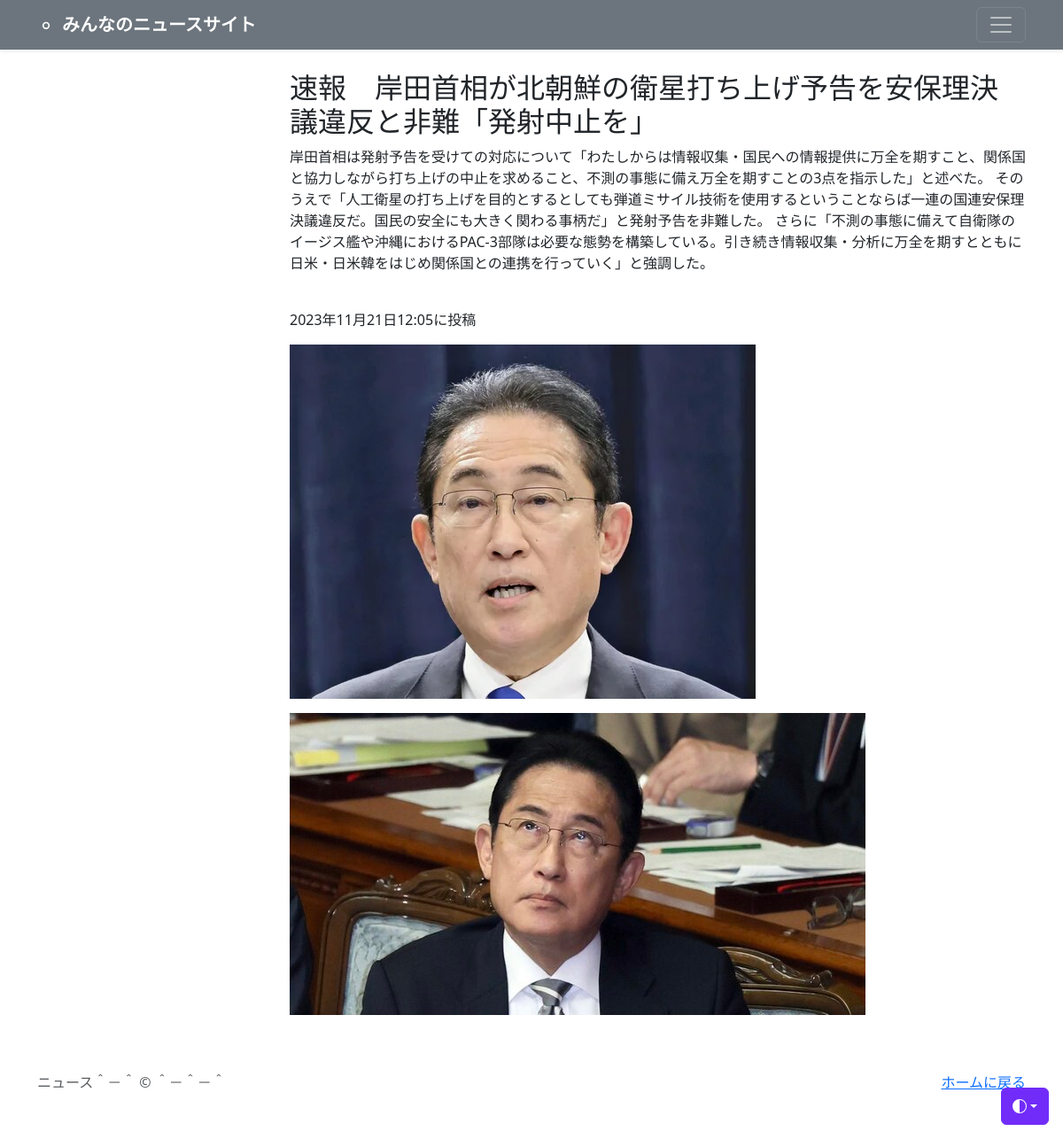
The app's page /news-detail/1 (signed in) with its own data.
### news_site/models.py (models this page shows, shortened)
class NewsPost(models.Model):
    user = models.ForeignKey(
        CustomUser,
        verbose_name='ユーザー',
        on_delete=models.CASCADE
    )
    category = models.ForeignKey(
        Category,
        verbose_name='カテゴリ',
        on_delete=models.PROTECT
    )
    title = models.CharField(
        verbose_name='タイトル',
        max_length=200
    )
    comment = models.TextField(
        verbose_name='コメント',
    )
    image1 = models.ImageField(
        verbose_name='イメージ１',
        upload_to = 'newss'
    )
    image2 = models.ImageField(
        verbose_name='イメージ２',
        upload_to = 'newss',
        blank=True,
        null=True
    )
    posted_at = models.DateTimeField(
        verbose_name='投稿日時',
        auto_now_add=True
    )

### news_site/views.py (the view)
class DetailView(DetailView):
    template_name ='detail.html'
    model = NewsPost

### news_site/templates/detail.html (shortened to what this page needs)
{% extends 'base.html' %}
    {% block contents %}
    <br>
    <div class="container">
        <div class="row">
            <div class="col offset-3">
                <h2>{{object.title}}</h2>
                <p>{{object.comment}}</p>
                <br>
                <p>{{object.posted_at}}に投稿</p>
                <p><img src="{{ object.image1.url }}"></img></p>
                {% if object.image2 %}
                <p><img src="{{ object.image2.url }}"></img></p>
                {% endif %}
            </div>
        </div>
    </div>
    {% endblock %}

### news_site/templates/base.html (shortened to what this page needs)
{% load static %}
<!doctype html>
<html lang="ja" data-bs-theme="auto">
  <head><script src="../assets/js/color-modes.js"></script>
    <link href="https://cdn.jsdelivr.net/npm/bootstrap@5.3.0/dist/css/bootstrap.min.css" rel="stylesheet">
  </head>
  <body>
    <div class="dropdown position-fixed bottom-0 end-0 mb-3 me-3 bd-mode-toggle">
      <button class="btn btn-bd-primary py-2 dropdown-toggle d-flex align-items-center"
              id="bd-theme"
              type="button"
              aria-expanded="false"
              data-bs-toggle="dropdown"
              aria-label="Toggle theme (auto)">
        <svg class="bi my-1 theme-icon-active" width="1em" height="1em"><use href="#circle-half"></use></svg>
      </button>
    </div>
<header data-bs-theme="dark">
  <div class="navbar navbar-dark bg-secondary shadow-sm">
    <div class="container">
      <a href="{% url 'news:index' %}" class="navbar-brand d-flex align-items-center">
        <svg xmlns="http://www.w3.org/2000/svg" width="20" height="20" fill="none" stroke="currentColor" stroke-linecap="round" stroke-linejoin="round" stroke-width="2" aria-hidden="true" class="me-2" viewBox="0 0 24 24"><circle cx="12" cy="13" r="4"/></svg>
        <strong>みんなのニュースサイト</strong>
      </a>
      <button class="navbar-toggler" type="button" data-bs-toggle="collapse" data-bs-target="#navbarHeader" aria-controls="navbarHeader" aria-expanded="false" aria-label="Toggle navigation">
        <span class="navbar-toggler-icon"></span>
      </button>
    </div>
  </div>
</header>
<main>
{% block contents %}{% endblock %}
</main>
<footer class="text-body-secondary py-5">
  <div class="container">
    <p class="float-end mb-1">
      <a href="{% url 'news:index' %}">ホームに戻る</a>
    </p>
    <p class="mb-1">ニュース＾－＾ &copy; ＾－＾－＾</p>
  </div>
</footer>
    </body>
</html>

### news_site/templates/base.html (style rules this page uses)
.bi { vertical-align: -.125em; fill: currentColor; }
.btn-bd-primary { --bd-violet-bg: #712cf9; --bd-violet-rgb: 112.520718, 44.062154, 249.437846; --bs-btn-font-weight: 600; --bs-btn-color: var(--bs-white); --bs-btn-bg: var(--bd-violet-bg); --bs-btn-border-color: var(--bd-violet-bg); --bs-btn-hover-color: var(--bs-white); --bs-btn-hover-bg: #6528e0; --bs-btn-hover-border-color: #6528e0; --bs-btn-focus-shadow-rgb: var(--bd-violet-rgb); --bs-btn-active-color: var(--bs-btn-hover-color); --bs-btn-active-bg: #5a23c8; --bs-btn-active-border-color: #5a23c8; }
.bd-mode-toggle { z-index: 1500; }

### records on screen
NewsPost: title "速報 岸田首相が北朝鮮の衛星打ち上げ予告を安保理決議違反と非難「発射中止を」", comment "岸田首相は発射予告を受けての対応について「わたしからは情報収集・国民への情報提供に万全を期すこと、関係国と協力しながら打ち上げの中止を求めること、不測の事態に備え万全を期すことの3点を指示した」と述べた。 そのうえで「人工衛星の打ち上げを目的とするとしても弾道ミサイル技術を使用するということならば一連の国連安保理決議違反だ。国民の安全にも大きく関わる事柄だ」と発射予告を非難した。 さらに「不測の事態に備えて自衛隊のイージス艦や沖縄におけるPAC-3部隊は必要な態勢を構築している。引き続き情報収集・分析に万全を期すとともに日米・日米韓をはじめ関係国との連携を行っていく」と強調した。", posted_at "2023年11月21日12:05", image1 (picture), image2 (picture)
